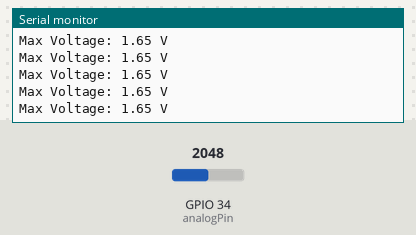
Recording of a sketch running on a simulated ESP32. Shown: the last lines printed to the serial monitor. The inputs (shaded band) are chosen by the test bench; at power-on: GPIO 34 (analogPin) = 2048.

Above: at 1.2 s.
1.3 s: GPIO 34 (analogPin) set to 2866
At 2.3 s:
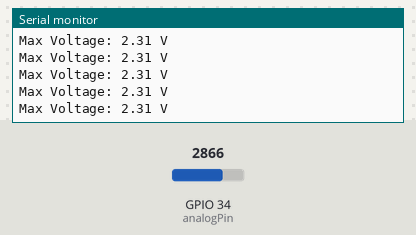
2.8 s: GPIO 34 (analogPin) set to 3603
At 3.5 s:
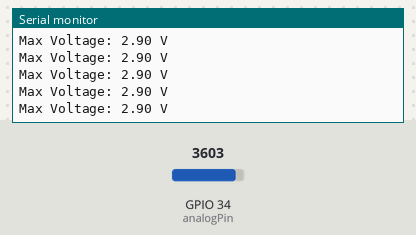
Timing chart, 0 to 4.5 s (numbered marks = the images above; inputs shaded):
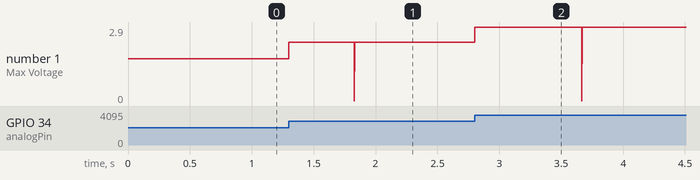

The sketch:

Current_Transformer_ADC_Codee.ino
```cpp
//This is code for an ESP32 using Arduino IDE v2.2.1
//This code will read a clipped ac voltage from a current transformer

const int analogPin = 34; // Define the analog input pin (A0 on ESP32)
const float referenceVoltage = 3.3; // Set the reference voltage for the ESP32 (3.3V)
  float maxVoltage = 0.0; // Variable to store the maximum voltage
  int CTcounter = 0; // Counter variable

void setup() {
  Serial.begin(115200); // Initialize serial communication at 115200 bps
}

void loop() {
    int sensorValue = analogRead(analogPin); // Read analog input from pin A0
    float voltage = (sensorValue / 4095.0) * referenceVoltage; // Convert to voltage

    if (voltage > maxVoltage) {
      maxVoltage = voltage; // This should find the peak of the voltage waveform
    }


    CTcounter++;
    if (CTcounter == 1017) {
      CTcounter = 0;
      maxVoltage = 0.0; // If the voltage decreases, then this simple code won't update. Therefore maxVoltage will be reset and will find
			// the new maximum, (if there is one).
			// Since the period is 1/60Hz = 17ms, the counter will count 1017 times because 1017 increments at 167us will make
			// the code check every 10 cycles of the current transformer's waveform [17ms * 10 / .167ms = 1017]
    }


  Serial.print("Max Voltage: ");
  Serial.print(maxVoltage, 2); // Print maximum voltage with 2 decimal places
  Serial.println(" V");

  delayMicroseconds(167); // Gives a sampling frequency of 6KHz. (Well, almost, I haven't taken in consideration how long
			  // it takes for the code to execute).
}
```

Measured:
- after the input at 1.3 s, the serial monitor: prints a new line at once (image 1)
- after the input at 2.8 s, the serial monitor: prints a new line at once (image 2)
- plotted number 1: 1.65 → 2.31 after the input at 1.3 s, 2.31 → 2.9 after the input at 2.8 s
